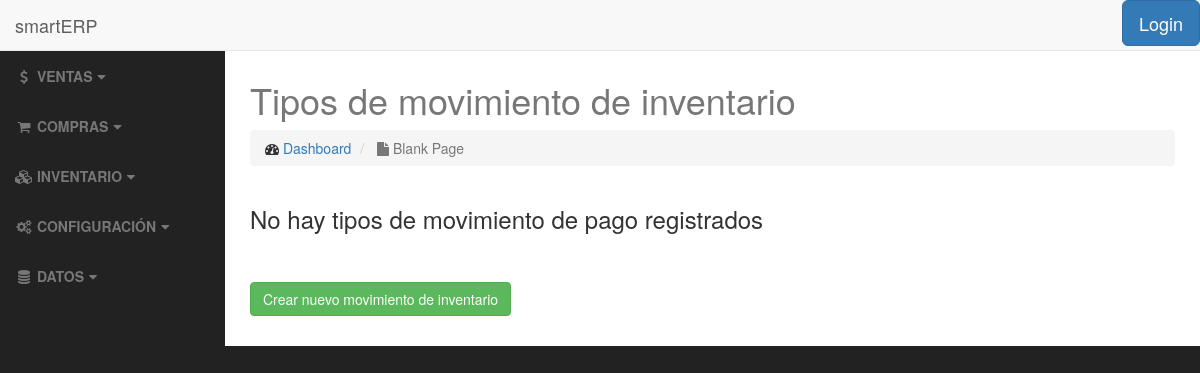
Before: /payment/invmov_type/ with the older database file.
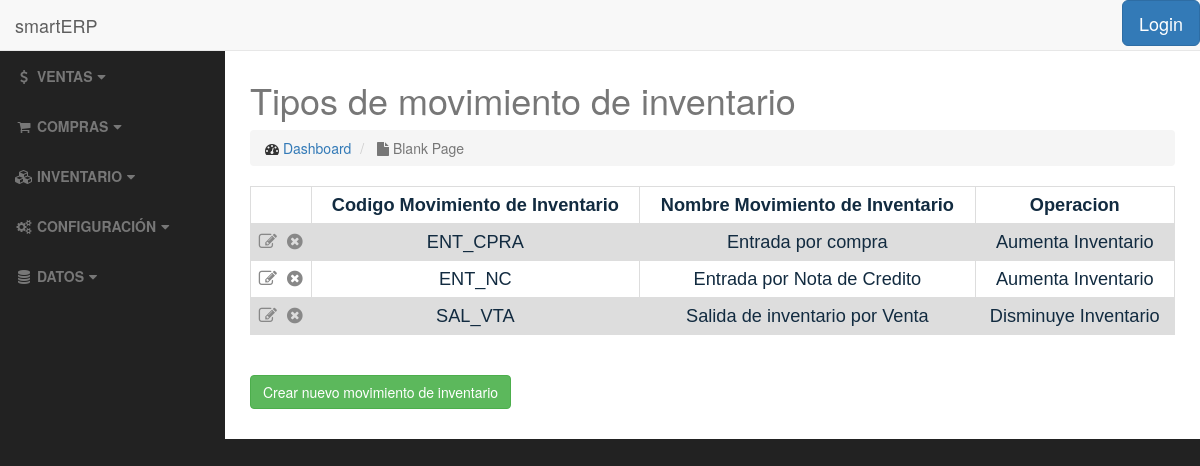
After: the same page with the newer database file.
### payment/models.py (models this page shows, shortened)
class InventoryMovementType(models.Model):
    OPERATION = (
        (0, 'Disminuye Inventario'),
        (1, 'Aumenta Inventario'),
    )
    movement_code = models.CharField(max_length=10, verbose_name='Codigo', unique='True')
    movement_name = models.CharField(max_length=50, verbose_name='Nombre Tipo de Movimiento')
    operation = models.PositiveSmallIntegerField(choices=OPERATION, verbose_name='Operacion')
    is_active = models.BooleanField(default=True, verbose_name='Activo')
    class Meta:
        ordering = ['movement_code']

### payment/views.py (the view)
class InventoryMovementTypeListView(ListView):
    template_name = 'payment/inventorymovementtype_list.html'
    def get_queryset(self):
        return InventoryMovementType.objects.all()

### payment/templates/payment/inventorymovementtype_list.html (shortened to what this page needs)
{% extends 'base.html' %}
<h2>{% block title %}Tipos de movimiento de inventario{% endblock %}</h2>
{% block body %}
    <table>
            {% if object_list %}
                <tr>
                    <th></th>
                    <th>Codigo Movimiento de Inventario</th>
                    <th>Nombre Movimiento de Inventario</th>
                    <th>Operacion</th>
                </tr>
                    {% for invmovtype in object_list %}
                        <tr>
                            <td>
                                <a href="{% url 'payment:inventorymovementtype-update' invmovtype.pk %}"><i class="fa fa-pencil-square-o" title="Editar"></i></a>&nbsp;
                                <a href="{% url 'payment:inventorymovementtype-delete' invmovtype.pk %}"><i class="fa fa-times-circle" title="Eliminar"></i></a>
                            </td>
                            <td>{{ invmovtype.movement_code }}</td>
                            <td>{{ invmovtype.movement_name }}</td>
                            <td>{{ invmovtype.get_operation_display }}</td>
                        </tr>
                    {% endfor %}
            {% else %}
                <h3>No hay tipos de movimiento de pago registrados </h3>
            {% endif %}
    </table>
    <br>
    <br>
    <a href="{% url 'payment:inventorymovementtype-add' %}" class="btn btn-success">Crear nuevo movimiento de inventario</a>
    <br>
    <br>
{% endblock %}

Changed rows visible on the page:
added InventoryMovementType: movement_code "ENT_CPRA", movement_name "Entrada por compra", operation "Aumenta Inventario"
added InventoryMovementType: movement_code "ENT_NC", movement_name "Entrada por Nota de Credito", operation "Aumenta Inventario"
added InventoryMovementType: movement_code "SAL_VTA", movement_name "Salida de inventario por Venta", operation "Disminuye Inventario"
Other visible differences:
text no longer shown: "No hay tipos de movimiento de pago registrados"
text now shown: "Codigo Movimiento de Inventario Nombre Movimiento de Inventario Operacion"
